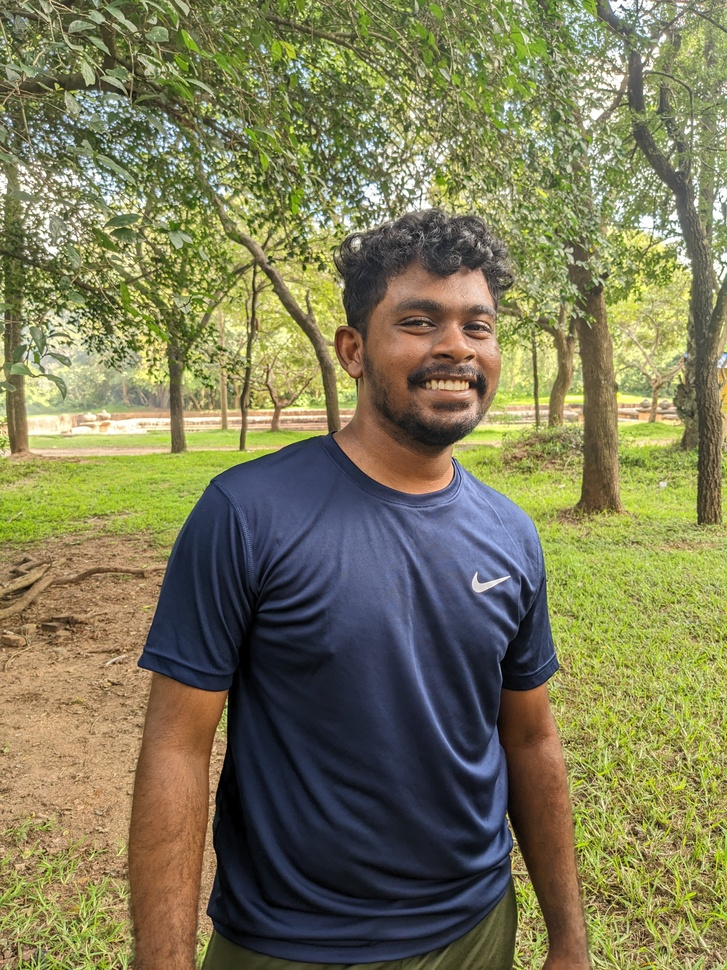
#> input picture images/PXL.jpg, 727 x 970 px, shrunk from 3024 x 4032 before the run, found by its file name
$ python Day3.Histograms.py
#> lines starting #> are read from the running program, lines starting #| are printed output that depends on the picture
import cv2 as cv
import matplotlib.pyplot as plt
import numpy as np

im = cv.imread(r"D:\Saves\Python\ImgPro\images\PXL.jpg", cv.IMREAD_GRAYSCALE)
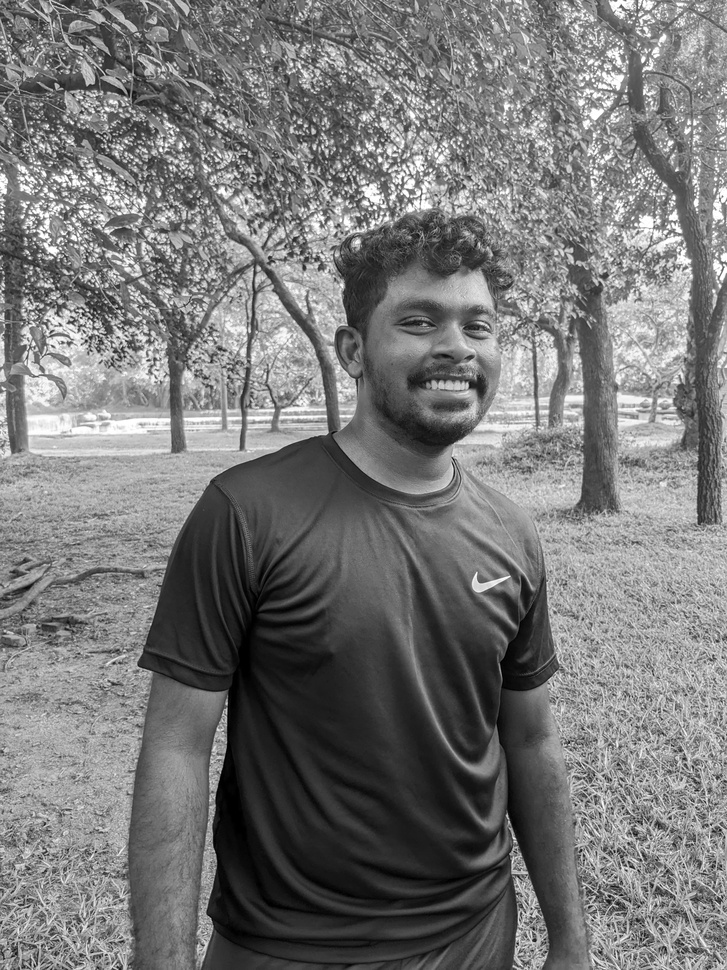
#> im: shape (970, 727); min 0, max 255, mean 119.1
assert im is not None

h = np.zeros(256)
h = [np.sum(im == i) for i in range(256)]
#> h = 256 values, max 4305 at index 165, min 351 at index 249, mean 2754.6


plt.bar(range(256), h)

plt.show()
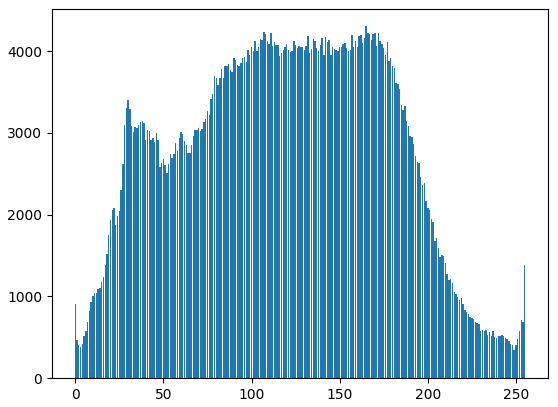
#> figure drawn by matplotlib, 1 panel; tallest bar 4305 high, from x = 164.6 to 165.4

$ run again, with images/angelina.jpg copied over images/PXL.jpg
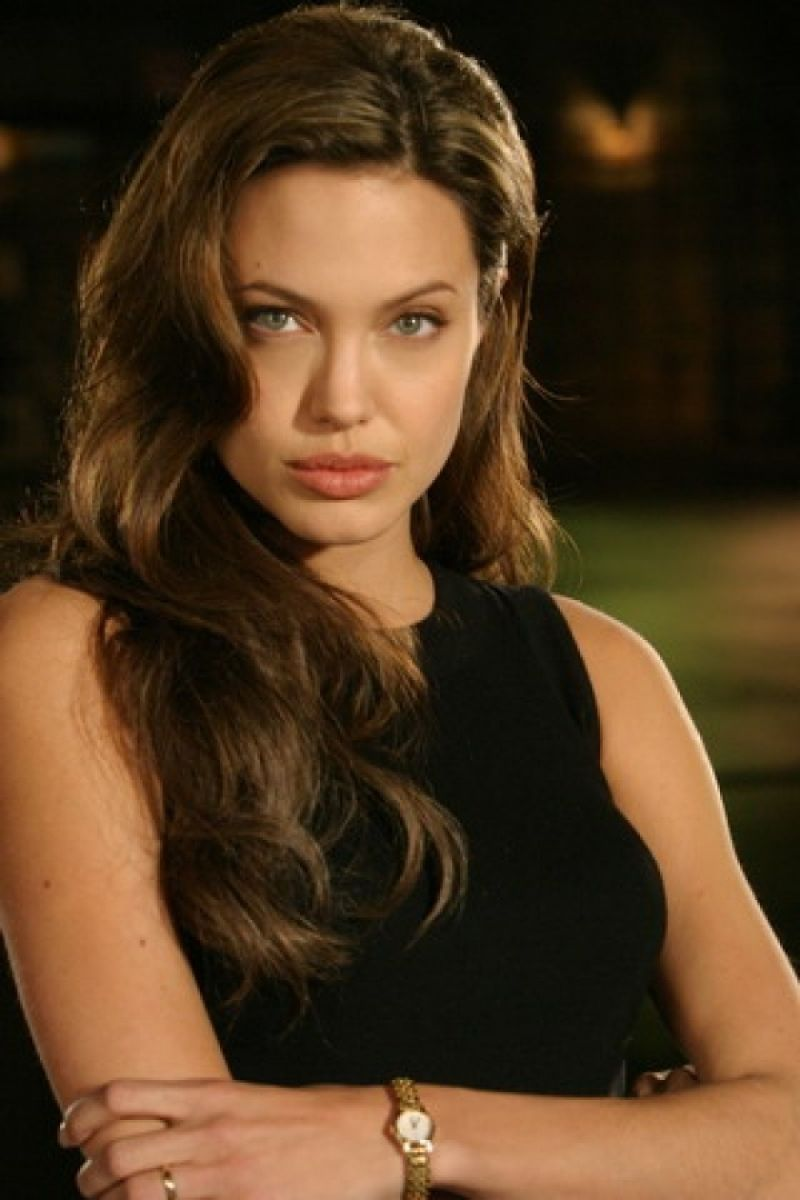
#> input picture images/angelina.jpg, 800 x 1200 px, found by its file name
#> `im = cv.imread(r"D:\Saves\Python\ImgPro\images\PXL.jpg", cv.IMREAD_GRA..`:
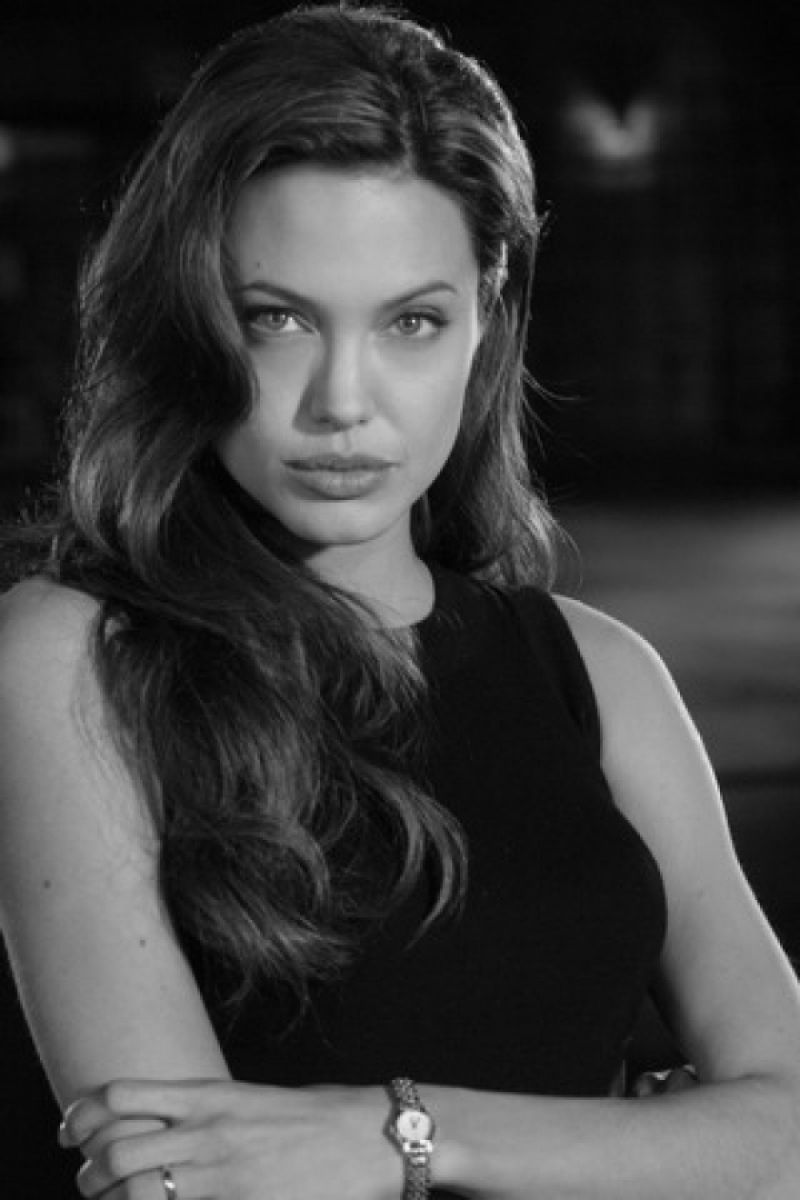
#> im: shape (1200, 800); min 0, max 249, mean 61.6
#> h = 256 values, max 40422 at index 15, min 0 at index 245, mean 3750
#> `plt.show()`:
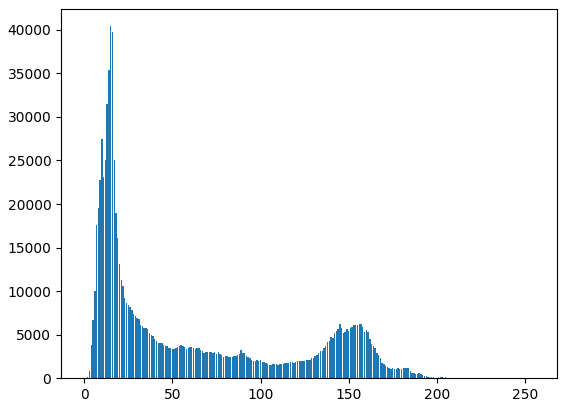
#> figure drawn by matplotlib, 1 panel; tallest bar 40422 high, from x = 14.6 to 15.4

$ run again, with images/emma.jpg copied over images/PXL.jpg
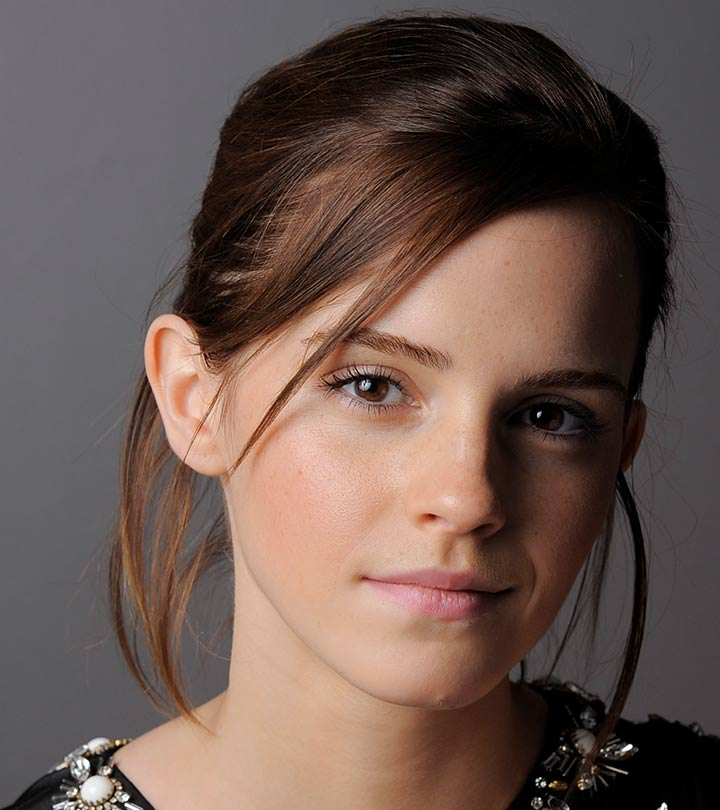
#> input picture images/emma.jpg, 720 x 810 px, found by its file name
#> `im = cv.imread(r"D:\Saves\Python\ImgPro\images\PXL.jpg", cv.IMREAD_GRA..`:
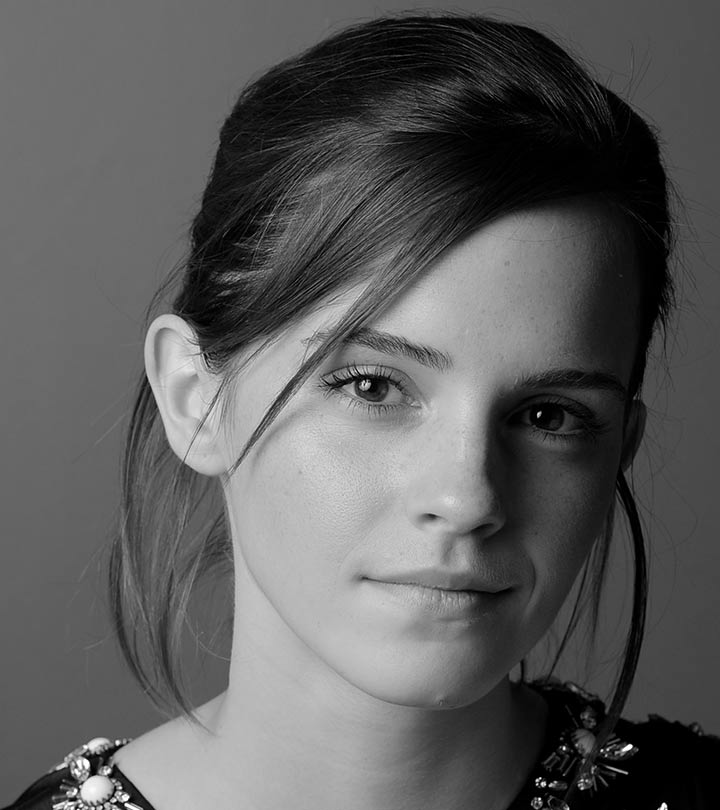
#> im: shape (810, 720); min 0, max 255, mean 92.3
#> h = 256 values, max 15873 at index 0, min 5 at index 246, mean 2278.1
#> `plt.show()`:
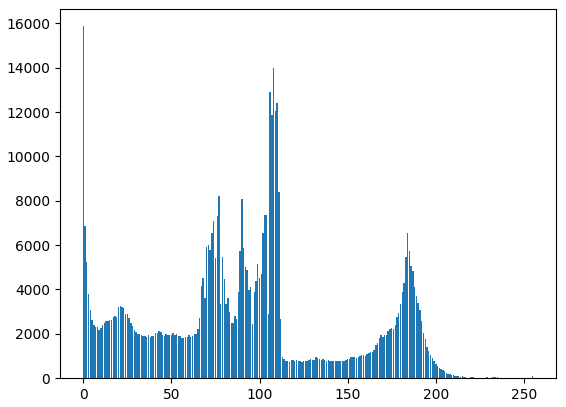
#> figure drawn by matplotlib, 1 panel; tallest bar 15873 high, from x = -0.4 to 0.4
